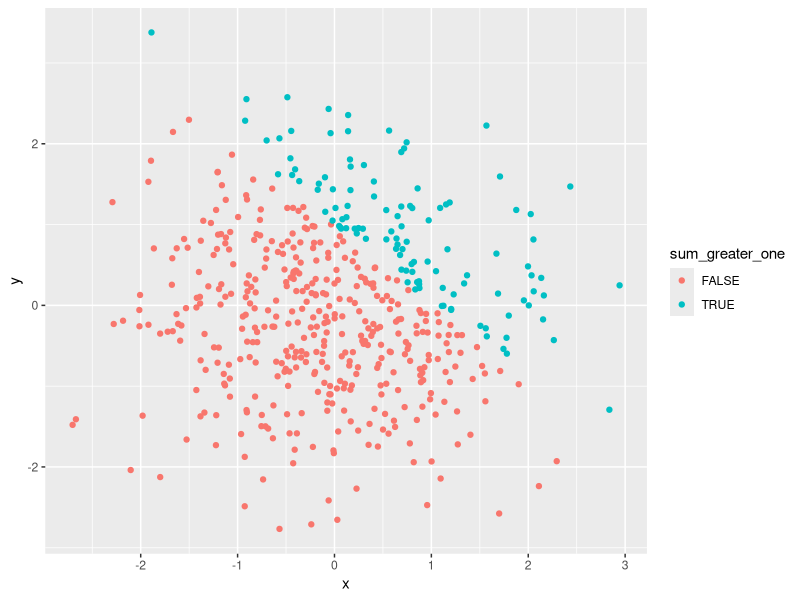
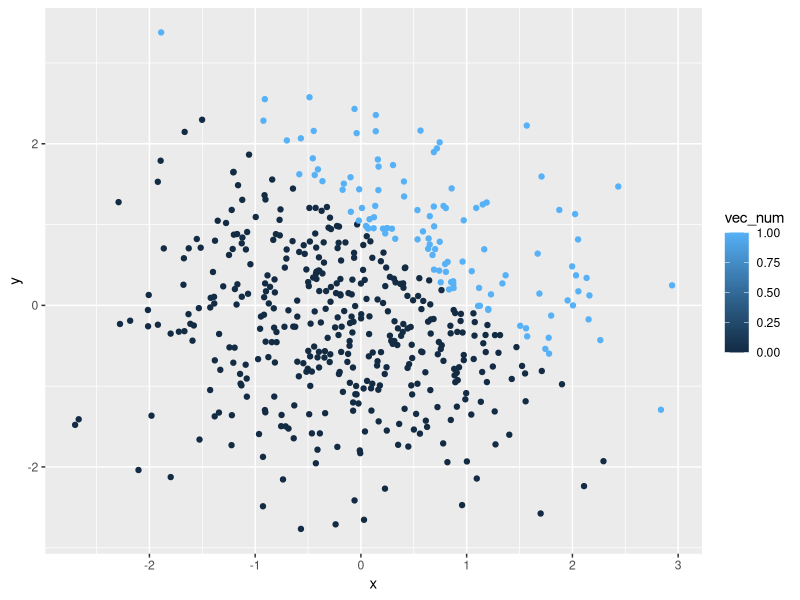
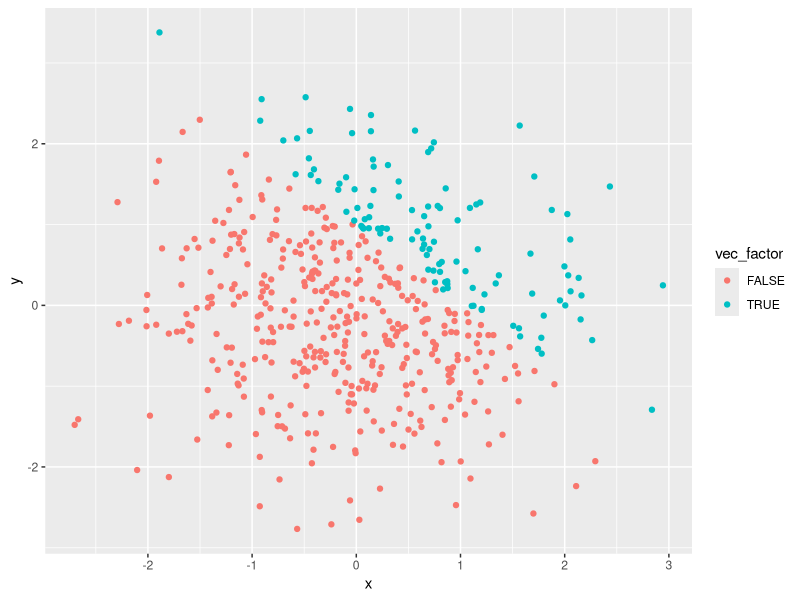

These figures' R source, in order:
## ---- chunk 1
library(tidyverse)
example_df = tibble(
  norm_samp = rnorm(8),
  norm_samp_pos = norm_samp > 0,
  vec_char = c("This", "is", "an", "assignment", "for", "data", "science", "class"),
  vec_factor = factor(c("small", "medium", "large", "small", "medium", "large", "small", "small"))
)
example_df
## ---- chunk 2
mean(pull(example_df, var=norm_samp))
mean(pull(example_df, var=norm_samp_pos))
mean(pull(example_df, var=vec_char))
mean(pull(example_df, var=vec_factor))
## ---- chunk 3
as.numeric(pull(example_df, var=norm_samp_pos))
as.numeric(pull(example_df, var=vec_char))
as.numeric(pull(example_df, var=vec_factor))
## ---- chunk 4
pull(
  example_df, var=norm_samp) * as.numeric(
  pull(example_df, var=norm_samp_pos)
  )
pull(
  example_df, var=norm_samp) * as.factor(
  pull(example_df, var=norm_samp_pos)
  )
pull(
  example_df, var=norm_samp) * as.numeric(
  as.factor(pull(example_df, var=norm_samp_pos))
  ) 
## ---- chunk 5
library(tidyverse)
example2_df = tibble(
  x = rnorm(500),
  y = rnorm(500),
  sum_greater_one = x + y > 1,
  vec_num = as.numeric(sum_greater_one),
  vec_factor = as.factor(sum_greater_one)
)

example2_df
## ---- chunk 6
ggplot(example2_df, aes(x = x, y = y, color = sum_greater_one)) + geom_point()
ggplot(example2_df, aes(x = x, y = y, color = vec_num)) + geom_point()
ggplot(example2_df, aes(x = x, y = y, color = vec_factor)) + geom_point()
